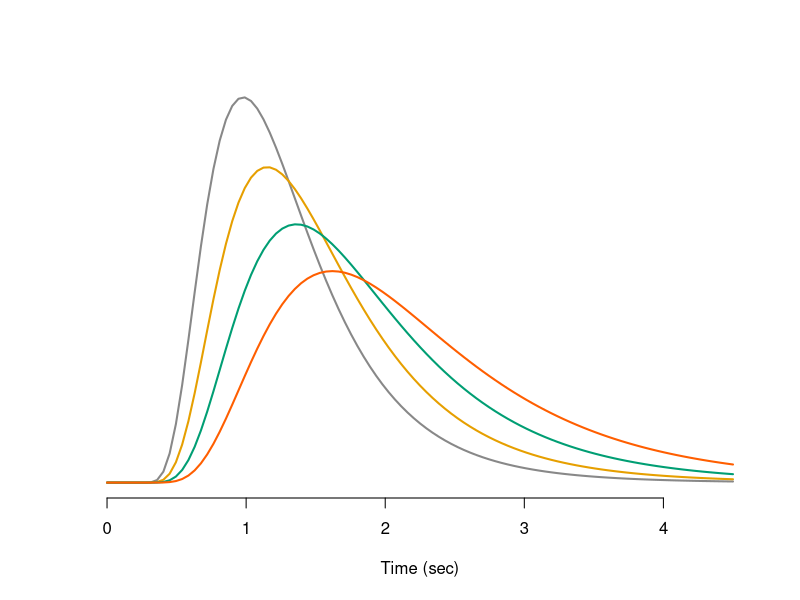

Write the R code that produced this figure.
rm(list=ls())

cbPalette = c("#888888", "#E69F00", "#009E73", "#FF5E00")

w <- 2

curve(dlnorm(x-0.2, sd=0.5), xlim=c(0,4.5),col=cbPalette[1], lwd = w, frame.plot = FALSE, yaxt='n', ylab="", xlab="Time (sec)")
curve(dlnorm(x-0.2, mean = 0.2, sd=0.5), xlim=c(0,4.5),col=cbPalette[2], lwd = w, yaxt='n', ylab="", xlab="Time (sec)", add = TRUE)
curve(dlnorm(x-0.2, mean = 0.4, sd=0.5), xlim=c(0,4.5),col=cbPalette[3], lwd = w, yaxt='n', ylab="", xlab="Time (sec)", add = TRUE)
curve(dlnorm(x-0.2, mean = 0.6, sd=0.5), xlim=c(0,4.5),col=cbPalette[4], lwd = w, yaxt='n', ylab="", xlab="Time (sec)", add = TRUE)
